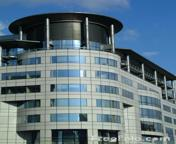
#> input picture P5/images/texturesimages/buildings/buildings_1.jpg, 176 x 144 px; its folder holds 4 pictures in this run
$ jupyter execute --allow-errors p5.ipynb   (shell and % lines are left out)
#> lines starting #> are read from the running program, lines starting #| are printed output that depends on the picture
### P5/LM_filters.py
'''
The Leung-Malik (LM) Filter Bank, implementation in python

T. Leung and J. Malik. Representing and recognizing the visual appearance of
materials using three-dimensional textons. International Journal of Computer
Vision, 43(1):29-44, June 2001.

Reference: http://www.robots.ox.ac.uk/~vgg/research/texclass/filters.html
'''

import numpy as np
import matplotlib.pyplot as plt

def gaussian1d(sigma, mean, x, ord):
    x = np.array(x)
    x_ = x - mean
    var = sigma**2

    # Gaussian Function
    g1 = (1/np.sqrt(2*np.pi*var))*(np.exp((-1*x_*x_)/(2*var)))

    if ord == 0:
        g = g1
        return g
    elif ord == 1:
        g = -g1*((x_)/(var))
        return g
    else:
        g = g1*(((x_*x_) - var)/(var**2))
        return g

def gaussian2d(sup, scales):
    var = scales * scales
    shape = (sup,sup)
    n,m = [(i - 1)/2 for i in shape]
    x,y = np.ogrid[-m:m+1,-n:n+1]
    g = (1/np.sqrt(2*np.pi*var))*np.exp( -(x*x + y*y) / (2*var) )
    return g

def log2d(sup, scales):
    var = scales * scales
    shape = (sup,sup)
    n,m = [(i - 1)/2 for i in shape]
    x,y = np.ogrid[-m:m+1,-n:n+1]
    g = (1/np.sqrt(2*np.pi*var))*np.exp( -(x*x + y*y) / (2*var) )
    h = g*((x*x + y*y) - var)/(var**2)
    return h

def makefilter(scale, phasex, phasey, pts, sup):

    gx = gaussian1d(3*scale, 0, pts[0,...], phasex)
    gy = gaussian1d(scale,   0, pts[1,...], phasey)

    image = gx*gy

    image = np.reshape(image,(sup,sup))
    return image

def makeLMfilters():
    sup     = 49
    scalex  = np.sqrt(2) * np.array([1,2,3])
    norient = 6
    nrotinv = 12

    nbar  = len(scalex)*norient
    nedge = len(scalex)*norient
    nf    = nbar+nedge+nrotinv
    F     = np.zeros([sup,sup,nf])
    hsup  = (sup - 1)/2

    x = [np.arange(-hsup,hsup+1)]
    y = [np.arange(-hsup,hsup+1)]

    [x,y] = np.meshgrid(x,y)

    orgpts = [x.flatten(), y.flatten()]
    orgpts = np.array(orgpts)

    count = 0
    for scale in range(len(scalex)):
        for orient in range(norient):
            angle = (np.pi * orient)/norient
            c = np.cos(angle)
            s = np.sin(angle)
            rotpts = [[c+0,-s+0],[s+0,c+0]]
            rotpts = np.array(rotpts)
            rotpts = np.dot(rotpts,orgpts)
            F[:,:,count] = makefilter(scalex[scale], 0, 1, rotpts, sup)
            F[:,:,count+nedge] = makefilter(scalex[scale], 0, 2, rotpts, sup)
            count = count + 1

    count = nbar+nedge
    scales = np.sqrt(2) * np.array([1,2,3,4])

    for i in range(len(scales)):
        F[:,:,count]   = gaussian2d(sup, scales[i])
        count = count + 1

    for i in range(len(scales)):
        F[:,:,count] = log2d(sup, scales[i])
        count = count + 1

    for i in range(len(scales)):
        F[:,:,count] = log2d(sup, 3*scales[i])
        count = count + 1

    return F

# Call the make filter function
F = makeLMfilters()
print("LM filters imported, the shape of the filter bank is: ", F.shape)

### P5/p5.ipynb
==============================================================================================
## Practicum 5: Image search using textures
==============================================================================================

The exercises of this notebook will show how we can perform image similarity search using:

- Gaussian filters
- Descriptors based on texture and color

#### Problem we want to solve
- Given a query image **$x$** and a set of images **$X$** we would like to retreive the most similar to **$x$** images from  **$X$**.

## Delivery

All code sould be commented in English. Answers of the questions should be given in English too.

Compressed file **P5_Student1_Student2.zip** that includes:
- The notebook P5_Student1_Student2.ipynb completed with the solutions to the exercises and their corresponding comments.
- The images used that are not provided in P5.zip.

**Deadline (Campus Virtual): Desember 12th, 11:00 p.m.**

 The function should return a feature vector obtained by averaging each filter response on the image.

**Hint**: Note that since at this moment we are focusing on the texture, we will not use the color of the images.

## Looking at the images

[cell 1]

import time
import scipy
import numpy as np
import skimage
from skimage import filters
from skimage import io
import os

import matplotlib.pyplot as plt

[cell 2]
path = "./images/texturesimages/buildings/"
building_images = [skimage.io.imread(path + f) for f in os.listdir(path)]
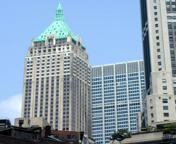
#> input picture P5/images/texturesimages/buildings/buildings_10.jpg, 176 x 144 px
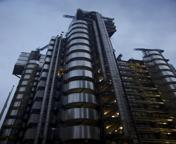
#> input picture P5/images/texturesimages/buildings/buildings_11.jpg, 176 x 144 px
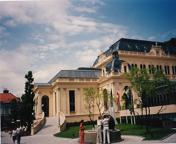
#> input picture P5/images/texturesimages/buildings/buildings_14.jpg, 176 x 144 px
#> building_images = 4 items

path = "./images/texturesimages/forest/"
#> (the rest of this cell did not finish here and is left out)

[cell 3]
fig, ax= plt.subplots(ncols=3, nrows=1, figsize=(20,30))

#> (the rest of this cell did not finish here and is left out)

#> (a cell that did not finish here is left out)

# Filter banks

We can apply a collection of multiple filters that we call a filter bank. Note that if we apply $D$ filters our feature vectors will be $D$ dimensional.

The following image shows a filter bank. In the filter bank we typically want filters to capture a combination of scales, orientations of different types of patterns. This particular filter bank is The Leung-Malik (LM) Filter Bank.

## Leung-Malik (LM) Filter Bank

[cell 5]
import LM_filters

[cell 6]
filter_bank = LM_filters.makeLMfilters()
filter_bank.shape

### Plotting all filters

[cell 7]
n_filters = filter_bank.shape[-1]

fig, ax = plt.subplots(ncols=12, nrows=4, figsize=(15,3))

k = 0
for i in range(4):
    for j in range(12):
        ax[i,j].imshow(filter_bank[:,:,k], cmap = 'gray')
        ax[i,j].axis("off")
        k = k + 1
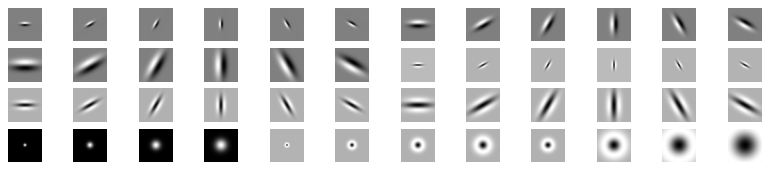
#> figure drawn by matplotlib, 48 panels

## Exercise 5.1 Plot the convolved image by some of the filters

Make a function `visualize_features(im,  filter_bank, n_filters=5)` that recieves the `filter_bank`, an image `im` and an integer `n_filters`.

The function  must make a plot of two rows containing in the first row, in position $k$, the image convolved by filter $k$. In the second row, in position $k$, the image of the k'th filter. The result for `n_filter=5` should look like

#> (a cell that did not finish here is left out)

[cell 9]
from scipy.ndimage.filters import convolve
# [9 lines left out: function visualize_features, not called in this run]

#> (the rest of this cell did not finish here and is left out)

## Exercise 5.2 Constructing a feature vector for a given image

Given $D$ filters from the filter bank and a single image `image`, make a function `features_from_filter_bank(image, filter_bank, n_filters)` that returns a feature vector of shape `n_filters`. The returned vector must contain at position $k$ the mean of the absolute value of the convolved image by filter $k$.

$$
\text{feat}(x) = \left( \text{mean}( |r_1|), \dots,\text{mean}(|r_D|) \right)
$$

[cell 10]
im = skimage.color.rgb2gray(building_images[1])
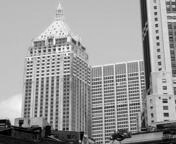
#> im: shape (144, 176) float64; min 0, max 0.99, mean 0.609

def features_from_filter_bank(image, filter_bank, n_filters):
    ## Complete this function
#> called with filter_bank = array of shape (49, 49, 48), n_filters = 48
    im_conv = np.zeros(image.shape)
    features_for_im = np.zeros(n_filters)
    for i in range(n_filters):
        im_conv = abs(convolve(skimage.color.rgb2gray(image),filter_bank[:,:,i]))
        im_mean = np.mean(im_conv)
        features_for_im[i] = im_mean
#> this loop made 48 passes
#> im_mean on passes 1 to 12: 0.0102, 0.00938, 0.011, 0.018, 0.0118, 0.00914, 0.00577, 0.00518, 0.00553, 0.00854, 0.00577, 0.00523
#> pass 1, in features_from_filter_bank, `im_conv = abs(convolve(skimage.color.rgb2gray(image),filter_bank[:,:,i..`:
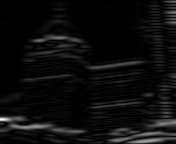
#> im_conv: shape (144, 176) float64; min 6.44e-08, max 0.197, mean 0.0102; drawn with min black and max white
#> pass 2, in features_from_filter_bank, `im_conv = abs(convolve(skimage.color.rgb2gray(image),filter_bank[:,:,i..`:
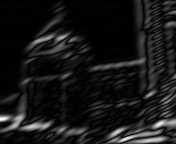
#> im_conv: shape (144, 176) float64; min 3.69e-07, max 0.1, mean 0.00938; drawn with min black and max white
#> pass 3, in features_from_filter_bank, `im_conv = abs(convolve(skimage.color.rgb2gray(image),filter_bank[:,:,i..`:
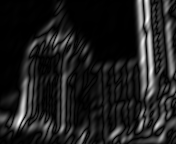
#> im_conv: shape (144, 176) float64; min 1.24e-07, max 0.0894, mean 0.011; drawn with min black and max white
#> after the loop:
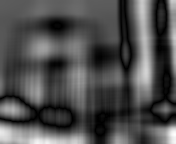
#> im_conv: shape (144, 176) float64; min 9.14e-08, max 0.0109, mean 0.00332; drawn with min black and max white
#> after the loop, features_for_im = 48 values, max 8.64 at index 39, min 0.000608 at index 31, mean 0.513
    return features_for_im

features_for_im = features_from_filter_bank(im, filter_bank, n_filters)
